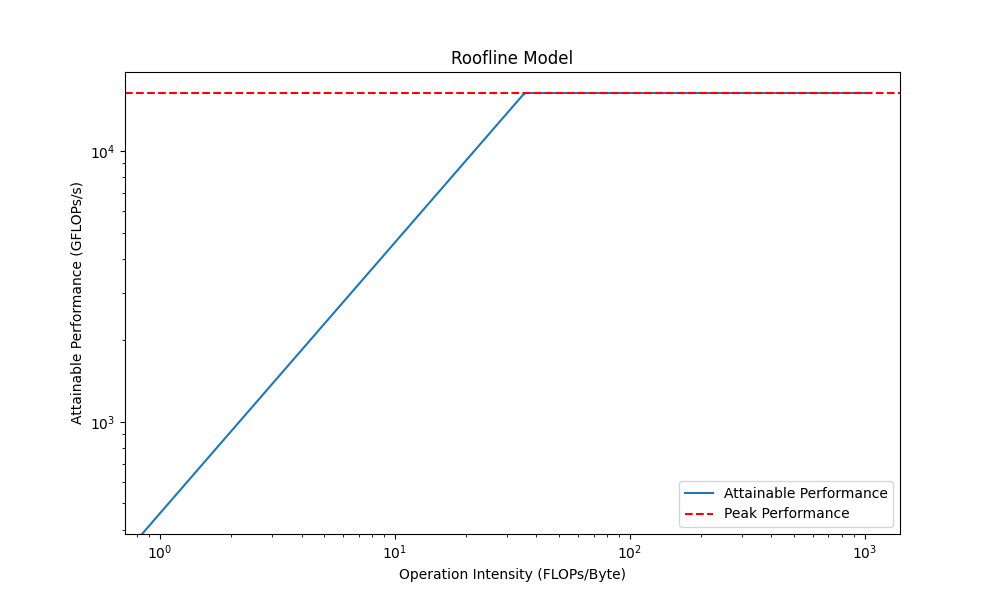

The Python source for this figure:
import matplotlib.pyplot as plt
import numpy as np
from utils import load_json
from pathlib import Path
import os

# HBM Settings
Operate_Freq = 1e9  # 1 GHz
Batch_Size = 16
MLEN = 128
BLEN = 16
DataWidth = 1 # 1 byte per element
HBM_Bandwidth = 460e9  # 460 GB/s
HBM_Capacity = 100e9  # 100 GB




class RooflineMoel:
    def __init__(self):
        self.operate_freq = Operate_Freq
        self.M = MLEN
        self.K = MLEN
        self.N = MLEN
        self.data_width = DataWidth
        self.hbm_bandwidth = HBM_Bandwidth
        self.hbm_capacity = HBM_Capacity

    def get_peak_performance(self):
        return self.operate_freq * self.M * self.K * self.data_width
    
    def get_attainable_performance(self, operation_intensity):
        return np.minimum(
            self.get_peak_performance(),
            operation_intensity * self.hbm_bandwidth
        ) / 1e9  # Convert to GFLOPs/s

    def plot_roofline(self):
        operation_intensity = np.linspace(0, 1000, 1000)
        performance = self.get_attainable_performance(operation_intensity)
        plt.figure(figsize=(10, 6))
        plt.plot(operation_intensity, performance, label='Attainable Performance')
        plt.axhline(self.get_peak_performance()  / 1e9 , color='r', linestyle='--', label='Peak Performance')
        plt.xscale('log')
        plt.yscale('log')
        plt.xlabel('Operation Intensity (FLOPs/Byte)')
        plt.ylabel('Attainable Performance (GFLOPs/s)')
        plt.title('Roofline Model')
        plt.legend()
        plt.savefig('roofline_model.png')

def square_comman_systolic_array(
    roofline_model
):
    pass


def FC_attainable_performance(
    roofline_model,
    model_config
):
    pass



if __name__ == "__main__":
    config_parent_path = Path(__file__).resolve().parents[3]
    model_config_path = os.path.join(config_parent_path, "doc/Model_Lib/llama-3.1-8b.json")
    roofline_model = RooflineMoel()
    roofline_model.plot_roofline()
    print("Roofline model plot saved as 'roofline_model.png'.")
